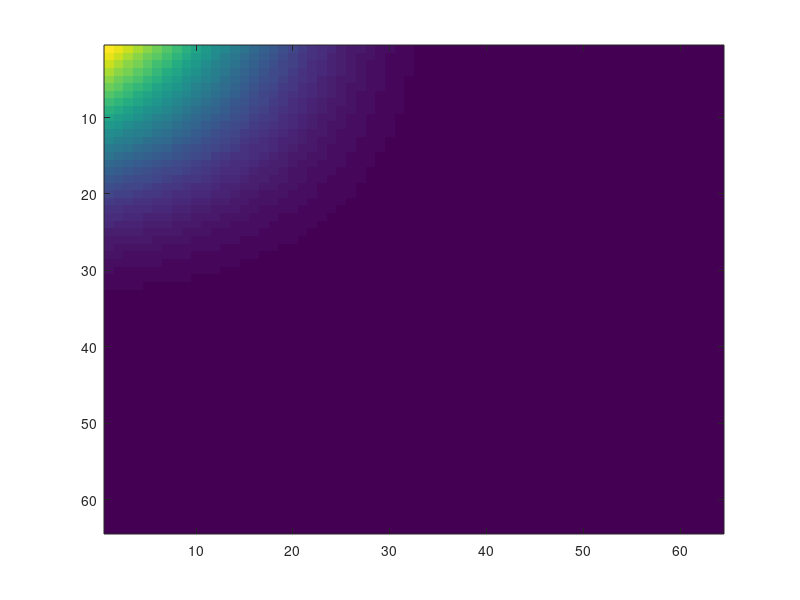
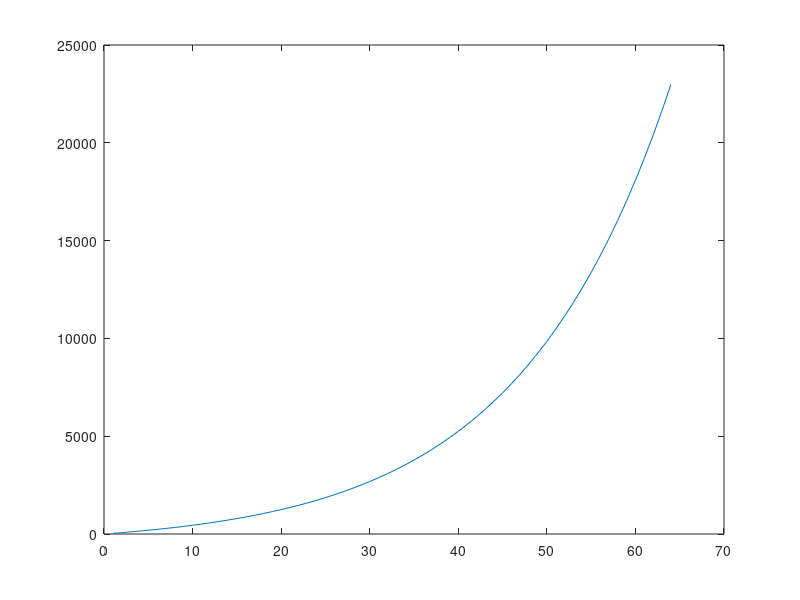

Write the MATLAB code that produced these figures, in order.
%%%%%%%%%%%%%%%%%%%%%%%%%%%%%%%%%%%%%%%%%%%%%%%%%%%%%%
%
% Programme to Simulate 3 Site T2-T2 exchange data
% Log tau spacings
%
%%%%%%%%%%%%%%%%%%%%%%%%%%%%%%%%%%%%%%%%%%%%%%%%%%%%%%

clear all

% Input paramters

%M0a=50;
%M0b=30;
%M0c=20;

M0a=49;
M0b=0.1;
M0c=49;


%T2a=400;
%T2b=400*6;
%T2c=400*6*3;

T2a=400;
T2b=800;
T2c=8000;

 
tau_ab=inf; % exchange time = 1/rate
    tau_ba=tau_ab*M0b/M0a; % conservation of mass reaquirement
tau_ca=10; % exchange time = 1/rate
    tau_ac=tau_ca*M0a/M0c; % conservation of mass reaquirement
tau_bc=inf; % exchange time = 1/rate
    tau_cb=tau_bc*M0c/M0b; % conservation of mass reaquirement
  % 0 0.01 0.1 10
  %
  
  %T1=inf
  %T1=4*T2
  
    
tau_echo_0=32; % first echo time
N_echo=64;
echo_time_mult=1.06;

t_mix=100; % mixing time

dt=1; % simulation step time << smallest relaxation or exchange time

%%%%%%%%%%%%%%%%%%%%%%

% Calculated simulation Paramters

T2=[T2a,inf,inf;inf,T2b,inf;inf,inf,T2c];
T1=inf; % 4*T2 from McD and Korb 2005 PRE

R2=1./T2; % rates = 1/times
R1=1./T1;

kab=1/tau_ab; kac=1/tau_ac;
kbc=1/tau_bc; kba=1/tau_ba;
kca=1/tau_ca; kcb=1/tau_cb;
kaa=kab+kac;
kbb=kbc+kba;
kcc=kca+kcb;

k=[kaa,-kba,-kca; -kab,kbb,-kcb; -kac,-kbc,kcc];

D2=-R2-k; % relaxation exchange matrices
D1=-R1-k;

M0=[M0a;M0b;M0c]; % Initial M vector
Mstart=M0; % used to track 1st CPMG
t=0;


%%%%%%%%%%%%%%%%%%%%%%%

for i=1:N_echo 
    
        % Do first / next echo of first CPMG
        M=Mstart;
        N1=floor(tau_echo_0*(echo_time_mult^i)/dt);

        for p=1:N1
            M=M+D2*M*dt;
        end
        
        % Keep hold of M at end of ith echo of 1st CPMG 
        % to speed up next cycle
        Mstart=M; 

        % Continue with mixing time
        N2=floor(t_mix/dt);

        for p=1:N2
            M=M+D1*M*dt;
        end
        
        % Continue with 2nd CPMG
        for j=1:N_echo
            N3=floor(tau_echo_0*(echo_time_mult^j)/dt);
            
                for p=1:N3
                    M=M+D2*M*dt;
                end
        
            % Add total magnetisation to data array
            data(i,j)=sum(M);
        end
end
    
t_vector=(tau_echo_0*echo_time_mult.^[1:1:N_echo])';
for i=2:N_echo
    t_vector(i)=t_vector(i-1)+t_vector(i);
end
figure (1)
imagesc(data)
figure (2)
plot(t_vector)
csvwrite('datafile.csv',data);
csvwrite('timefile.csv',t_vector);

